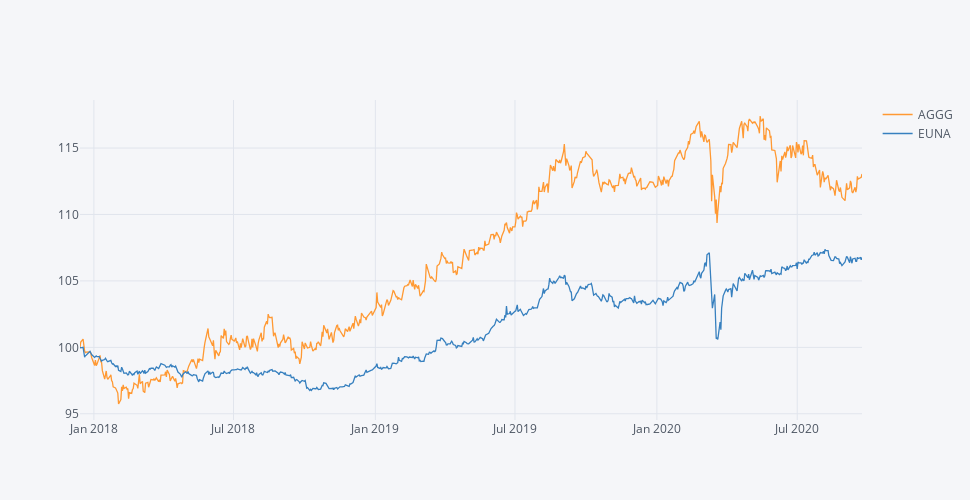

The notebook cell saved with this chart:
### Code cell
fundos = pl.normalize(fundos)
fundos.iplot(dimensions=pl.dimensions)

### Figure 1 — Plotly figure (JSON) as saved in the notebook; plotly's stock layout.template omitted (floating-point values rounded to 4 significant figures; data arrays with more than 128 entries replaced by an {"elided": "..."} marker saying what was removed)
{"data": [{"line": {"color": "rgba(255, 153, 51, 1.0)", "dash": "solid", "shape": "linear", "width": 1.3}, "mode": "lines", "name": "AGGG", "text": "", "type": "scatter", "x": {"elided": "689 str values"}, "y": {"elided": "689 float values"}}, {"line": {"color": "rgba(55, 128, 191, 1.0)", "dash": "solid", "shape": "linear", "width": 1.3}, "mode": "lines", "name": "EUNA", "text": "", "type": "scatter", "x": {"elided": "689 str values"}, "y": {"elided": "689 float values"}}], "layout": {"height": 500, "legend": {"bgcolor": "#F5F6F9", "font": {"color": "#4D5663"}}, "paper_bgcolor": "#F5F6F9", "plot_bgcolor": "#F5F6F9", "title": {"font": {"color": "#4D5663"}}, "width": 970, "xaxis": {"autorange": true, "gridcolor": "#E1E5ED", "range": ["2017-12-14", "2020-09-23"], "showgrid": true, "tickfont": {"color": "#4D5663"}, "title": {"font": {"color": "#4D5663"}, "text": ""}, "type": "date", "zerolinecolor": "#E1E5ED"}, "yaxis": {"autorange": true, "gridcolor": "#E1E5ED", "range": [94.53, 118.6], "showgrid": true, "tickfont": {"color": "#4D5663"}, "title": {"font": {"color": "#4D5663"}, "text": ""}, "type": "linear", "zerolinecolor": "#E1E5ED"}}}
